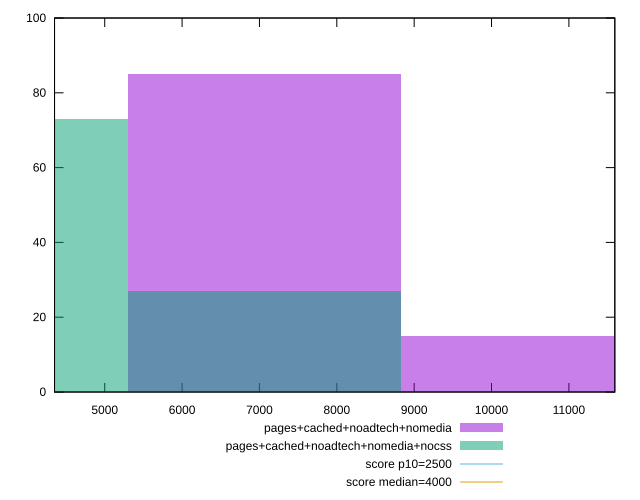

The gnuplot source for this figure:
reset

$pagesCachedNoadtechNomedia <<EOF
10594.034423201556 15
7062.689615467703 85
EOF

$pagesCachedNoadtechNomediaNocss <<EOF
3531.3448077338517 73
7062.689615467703 27
EOF

set key outside below
set boxwidth 3531.3448077338517
set xrange [4351.2035:11593.774000000003]
set yrange [0:100]
set trange [0:100]
set style fill transparent solid 0.5 noborder

set parametric
set terminal svg size 640, 500 enhanced background rgb 'white'
set output "report_00015_2021-02-09T16-11-33.973Z/largest-contentful-paint/comparison/histogram/3_vs_4.svg"

plot $pagesCachedNoadtechNomedia title "pages+cached+noadtech+nomedia" with boxes, \
     $pagesCachedNoadtechNomediaNocss title "pages+cached+noadtech+nomedia+nocss" with boxes, \
     2500,t title "score p10=2500", \
     4000,t title "score median=4000"

reset
